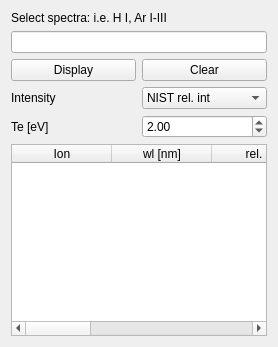
       <widget class="QWidget" name="ident_tab">
        <attribute name="title">
         <string>Identification</string>
        </attribute>
        <layout class="QVBoxLayout" name="verticalLayout_8">
         <item>
          <widget class="QLabel" name="label_4">
           <property name="text">
            <string>Select spectra: i.e. H I, Ar I-III</string>
           </property>
          </widget>
         </item>
         <item>
          <widget class="QLineEdit" name="spec_line"/>
         </item>
         <item>
          <layout class="QHBoxLayout" name="horizontalLayout_8">
           <item>
            <widget class="QPushButton" name="ident_go">
             <property name="text">
              <string>Display</string>
             </property>
            </widget>
           </item>
           <item>
            <widget class="QPushButton" name="ident_clear">
             <property name="text">
              <string>Clear</string>
             </property>
            </widget>
           </item>
          </layout>
         </item>
         <item>
          <layout class="QHBoxLayout" name="horizontalLayout_14">
           <item>
            <widget class="QLabel" name="label_9">
             <property name="text">
              <string>Intensity</string>
             </property>
            </widget>
           </item>
           <item>
            <widget class="QComboBox" name="ident_int_cbox">
             <item>
              <property name="text">
               <string>NIST rel. int</string>
              </property>
             </item>
             <item>
              <property name="text">
               <string>LTE</string>
              </property>
             </item>
            </widget>
           </item>
          </layout>
         </item>
         <item>
          <layout class="QHBoxLayout" name="horizontalLayout_22">
           <item>
            <widget class="QLabel" name="ident_Te_label">
             <property name="text">
              <string>Te [eV]</string>
             </property>
            </widget>
           </item>
           <item>
            <widget class="QDoubleSpinBox" name="ident_Te">
             <property name="decimals">
              <number>2</number>
             </property>
             <property name="minimum">
              <double>0.010000000000000</double>
             </property>
             <property name="maximum">
              <double>100.000000000000000</double>
             </property>
             <property name="singleStep">
              <double>0.100000000000000</double>
             </property>
             <property name="value">
              <double>2.000000000000000</double>
             </property>
            </widget>
           </item>
          </layout>
         </item>
         <item>
          <widget class="QTableWidget" name="ident_table">
           <attribute name="verticalHeaderVisible">
            <bool>false</bool>
           </attribute>
           <column>
            <property name="text">
             <string>Ion</string>
            </property>
           </column>
           <column>
            <property name="text">
             <string>wl [nm]</string>
            </property>
           </column>
           <column>
            <property name="text">
             <string>rel. int</string>
            </property>
           </column>
           <column>
            <property name="text">
             <string>Aik</string>
            </property>
           </column>
           <column>
            <property name="text">
             <string>Ek - Ei</string>
            </property>
           </column>
           <column>
            <property name="text">
             <string>conf. lower</string>
            </property>
           </column>
           <column>
            <property name="text">
             <string>conf. upper</string>
            </property>
           </column>
          </widget>
         </item>
        </layout>
       </widget>
